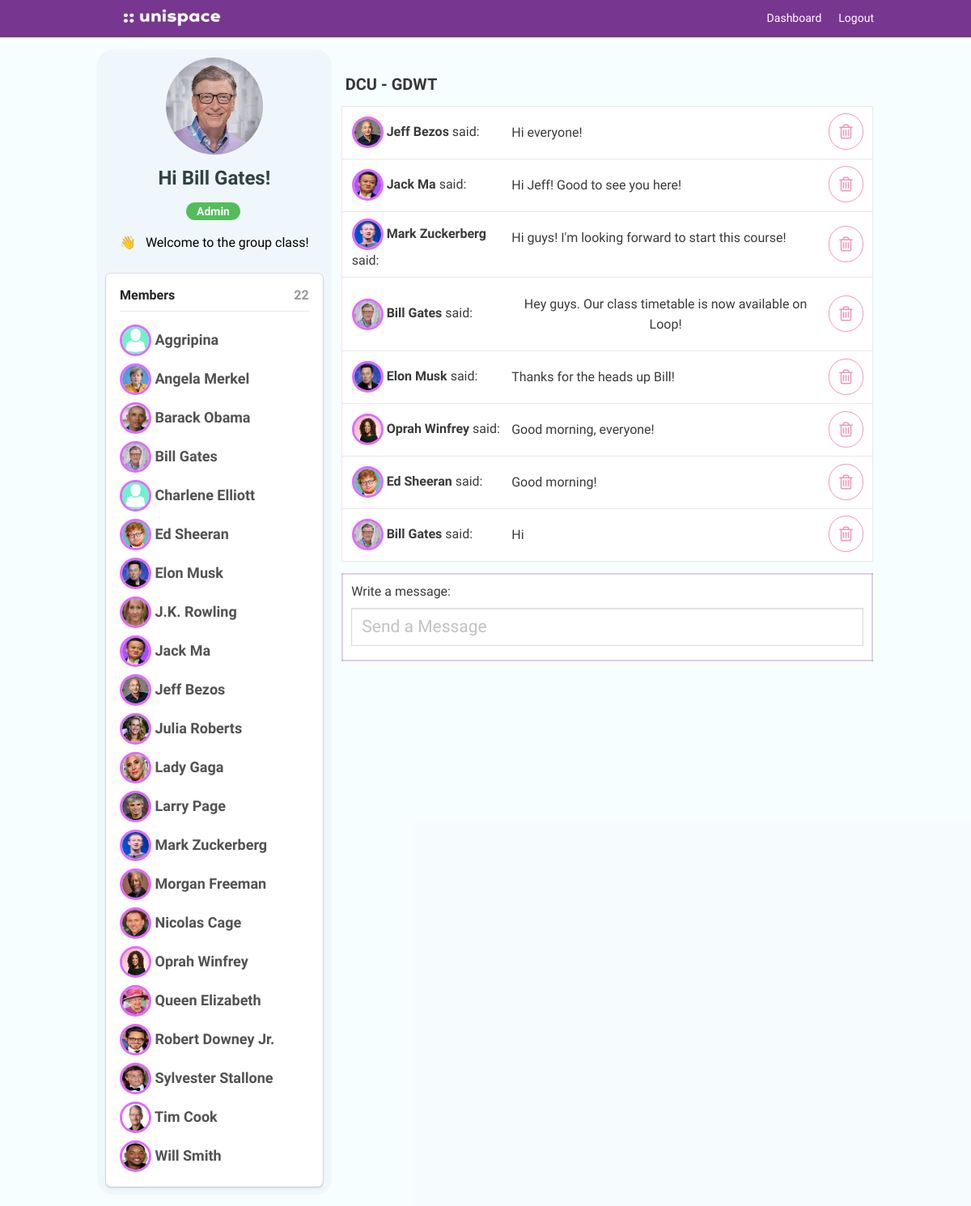
Page /dashboard (signed in) on the committed database.
### models.py (models this page shows, shortened)
class User(UserMixin, db.Model):
    id = db.Column(db.Integer, primary_key=True) # primary keys are required by SQLAlchemy
    email = db.Column(db.String(100), unique=True)
    password = db.Column(db.String(100))
    name = db.Column(db.String(1000))
    photo = db.Column(db.String(100))

class Messages(UserMixin, db.Model):
    id = db.Column(db.Integer, primary_key=True)
    content = db.Column(db.String(200), nullable=False)
    date_created = db.Column(db.DateTime, default=datetime.utcnow)
    email = db.Column(db.String(100), unique=True)
    course_name = db.Column(db.String(100), nullable=False, default='DCU - GDWT')    # setting a default course for this project
    name = db.Column(db.String(100), nullable=False)
    photo = db.Column(db.String(100), nullable=False)

### main.py (the view)
@main.route('/dashboard')
@login_required
def profile():
    email = current_user.email
    password = current_user.password
    from .models import Messages
    email = current_user.email
    query = "SELECT photo, name from user order by name asc".format()
    rows = db.session.execute(query)
    output = rows.fetchall()
    messages = Messages.query.order_by(Messages.date_created).filter_by(course_name='DCU - GDWT').all()
    return render_template('profile.html', name=current_user.name, photo=current_user.photo, tasks=messages, email=email, password=password, output=output)

### templates/profile.html (shortened to what this page needs)
{% extends "base.html" %}
{% block content %}
<div class="column is-4 is-offset-4" style="display: inline-block;float:left;margin-left: 0;border: 0px solid #e3f1e9;border-radius: 20px;background:#f0f7fc;width: auto;">
  <div class="profile-userpic text-center" id="profile_image_main" style="border-radius: 50% !important;">
      <div class="container" style="width: 120px;height: 126px;display: block;margin: 0 auto;">
    {% if photo != none %}
    <a id="modal-btn3" >
       <img src="/static/upload/profile/{{ photo.lower() }}" style="border-radius: 100px; width: 120px; height: 120px;">
    </a>
     {% endif %}
    </div>
  </div>
    <h3 class="title" style="font-family: 'Varela Round', sans-serif; color: #324047;font-size: 24px;margin-top: 10px;">Hi {{ name }}!</h3>
    <h3 class="" style="font-family: 'Varela Round', sans-serif;color: #fff;font-size: 14px;font-weight: 600;width: 25%;margin-left: 37%;text-align: center;background: #52bd5b;border-radius: 12px;margin-top: -5px;">Admin</h3>
    <div class="box" style="background: #d8ffdf00;box-shadow:none;">
    <h3 class="title" style="line-height: 0;color: black;font-size: 16px;font-weight: 300;margin-top: 10px;margin-bottom: 0px;font-family: 'Varela Round', sans-serif;">👋 &nbsp; Welcome to the group class!</h3>
    </div>
        <div id="members"  class="box">
          <h3 class="title" style="color: #232323;font-size: 16px;padding-bottom: 10px;text-align: left;border-bottom: 1px solid #e8e8e8;font-weight: 700;margin-bottom: -15px;font-family: 'Varela Round', sans-serif;">Members</h3>
          <h3 class="title" style="color: #989898;font-size: 16px;float: right;margin-top: -14px;font-family: 'Varela Round', sans-serif;">{{ output|length }}</h3>
          <br>
          {% if output|length > 0  %}
          <h3 class="title" style="font-size: 18px;font-weight: 600;text-align: left;color: #525252;font-family: 'Varela Round', sans-serif;">
            {% for user in output %}
            <a href="" style="font-family: 'Varela Round', sans-serif;">
            {% if user[0] != none %}
            <img src="/static/upload/profile/{{ user[0] }}" style="border-radius: 100px;width: 39px; height:39px; border: 3px solid #e16aff;vertical-align: middle;">  {{ user[1] }}</p></a>
            {% endif %}
            {% endfor %}
          </h3>
          {% endif %}
        </div>
</div>
<div class="content column is-8 is-offset-4">
   <table cellpadding="0" cellspacing="0">
      {% if tasks|length >= 0 %}
          {% for list in tasks[:1] %}
          <br>
          <h3 type="text" value="" autocomplete="off"  name="lists" id="lists"   style=" outline: none;font-size: 20px;float: left;border: none;padding-left: 5px;font-family: 'Varela Round', sans-serif;margin-top: 0px;    margin-bottom: 15px;background: #faebd700;color: #363636;font-weight: 600;line-height: 1.125;">{{ list.course_name }}</h3>
          {% endfor %}
    {% for task in tasks %}
      <tbody style="border-left: #e8e8e8 solid 1px;border-right: #e8e8e8 solid 1px;border-top: #e8e8e8 solid 1px;" >
          <tr style="border-bottom: #e8e8e8 solid 1px;background:white; " >
            {% for list in tasks[:1] %}
              <td  id="ct-task" style="width:32%;font-size: 16px;color: #393a3a;font-weight: 500;font-family: 'Varela Round', sans-serif; border:none;vertical-align: middle;" >
                  {% for user in output[:1] %}
                  <a href="" style="font-family: 'Varela Round', sans-serif;">
                       {% if task.photo[0]|length > 0 %}
                      <img src="/static/upload/profile/{{ task.photo }}" style="border-radius: 100px;width: 39px; height:39px; border: 3px solid #e16aff;vertical-align: middle;">  <b>{{ task.name }}</b> said:</a>
                       {% else %}
                      <img src="/static/upload/profile/avatar.png" style="border-radius: 100px;width: 39px;height:39px; border: 3px solid #e16aff;vertical-align: middle;">  <b>{{ task.name }}</b> said:</a>
                      {% endif %}
                  {% endfor %}
                    <td style="border:none; text-align: center;padding: 1.2em 0em; vertical-align:middle;float: left;margin-left: 0px;font-size: 16px;color: #393a3a;font-weight: 500;font-family: 'Varela Round', sans-serif;"  >
               {{task.content}}
                <input type="hidden" name="task_list" id="task_list" value="{{ course_name }}"></td>
            {% endfor %}
              </td  >
          <td style="font-size:18px;font-weight: 700;border:none; color: #338a7e;  text-align: center;padding: .9em 0em;width: 10%; vertical-align:middle;">
                  <a href="/remove/{{task.id}}"><i class="icon-trash"
                    style="    color: #ec3e7e8c; margin-right: 8px;border: 1px solid #ec3e7e8c;margin-left: 8px;width: 50px;padding: 11px 12px;border-radius: 100px;font-size: 21px;" ></i></a>
              </td>
          </tr>
      </tbody>
    {% endfor %}
      {% endif %}
    </table>
    <table>
      <tbody style=" position: sticky;border-left: #933ab53d solid 2px;border-right: #933ab53d solid 2px;border-bottom-left-radius: 38px;border-top-left-radius: 38px;border-top: #933ab53d solid 2px;border-bottom: #933ab53d solid 2px;background: white;">
  <tr>
      <th>
      <h3 type="text" style="margin-top: 5px;margin-left: 0px;padding-left:10px;width: 100%;padding-left:0px;outline: none;font-size: 16px;color: #393a3a;font-weight: 500;font-family: 'Varela Round', sans-serif; border:none;vertical-align: middle;">Write a message:</h3>
      <form id="taskform" action="/insert" method="POST">
        <div class="field" style="margin-top: 10px;">
          <div class="control">
          <input id="addtask"   class="input is-large" style="border-radius: 0px;font-family:'Varela Round', sans-serif;" type="text" placeholder="Send a Message" autofocus autocomplete="off"  name="content" id="content">
          </div>
        </div>
      </form>
    </th>
  </tr>
</tbody>
  </table>
</div>
</div>
{% endblock %}

### templates/base.html (shortened to what this page needs)
<!DOCTYPE html>
<html style="scroll-behavior: smooth;">
<head>
    <link rel="stylesheet" href="{{ url_for('static', filename='bulma.min.css') }}" />
    <link rel="stylesheet" href="/static/fonts/font-awesome/css/font-awesome.css">
    <link rel="stylesheet" href="/static/fonts/font-awesome/css/font-awesome.min.css">
</head>
<body style="background: #f0f9fd40;">
    <section class="hero is-primary is-fullheight" style=" align-items: center;display: block;background-color:#f0f9fd40;">
        <div class="hero-head">
            <nav class="navbar" style="border-bottom: 1px solid #e2e2e2;background:#773690;">
                <div class="container">
                    <div id="navbarMenuHeroA" class="navbar-menu">
           <a href="/dashboard"><img src="/static/upload/logo.png" style="float: left;width: 135px;height: 32px;margin-top: 5px;margin-left: 25px;"></a>
                        <div class="navbar-end">
                            {% if current_user.is_authenticated %}
                            <a href="{{ url_for('main.profile') }}" class="navbar-item" style="font-family: 'Varela Round', sans-serif; color: #fff;">Dashboard</a>
                            <a href="{{ url_for('auth.logout') }}" class="navbar-item" style="font-family: 'Varela Round', sans-serif; color: #fff;">
                                Logout
                            </a>
                            {% endif %}
                        </div>
                    </div>
                </div>
            </nav>
        </div>
        <div class="hero-body" style="flex-grow: 1;flex-shrink: 0;padding: 1rem 1.5rem;background: #f0f9fd40;">
            <div class="container has-text-centered">
               {% block content %}
               {% endblock %}
            </div>
    </section>
</body>
</html>

### rows in the picture
User: lower (picture), name "Bill Gates", photo (picture)
User: photo (placeholder picture), name "Aggripina", photo (picture)
User: photo (picture), name "Angela Merkel"
User: photo (picture), name "Barack Obama"
User: photo (placeholder picture), name "Charlene Elliott"
User: photo (picture), name "Ed Sheeran"
User: photo (picture), name "Elon Musk"
User: photo (picture), name "J.K. Rowling"
User: photo (picture), name "Jack Ma"
User: photo (picture), name "Jeff Bezos"
User: photo (picture), name "Julia Roberts"
User: photo (picture), name "Lady Gaga"
User: photo (picture), name "Larry Page"
User: photo (picture), name "Mark Zuckerberg"
User: photo (picture), name "Morgan Freeman"
User: photo (picture), name "Nicolas Cage"
User: photo (picture), name "Oprah Winfrey"
User: photo (picture), name "Queen Elizabeth"
User: photo (picture), name "Robert Downey Jr."
User: photo (picture), name "Sylvester Stallone"
User: photo (picture), name "Tim Cook"
User: photo (picture), name "Will Smith"
Messages: course_name "DCU - GDWT", name "Jeff Bezos", content "Hi everyone!"
Messages: name "Jack Ma", content "Hi Jeff! Good to see you here!"
Messages: name "Mark Zuckerberg", content "Hi guys! I'm looking forward to start this course!"
Messages: name "Bill Gates", content "Hey guys. Our class timetable is now available on Loop!"
Messages: name "Elon Musk", content "Thanks for the heads up Bill!"
Messages: name "Oprah Winfrey", content "Good morning, everyone!"
Messages: name "Ed Sheeran", content "Good morning!"
Messages: name "Bill Gates", content "Hi"

### other values in the picture
{{ output|length }} "22"
